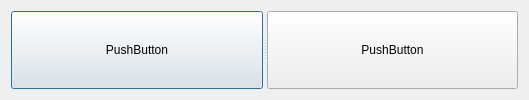
<?xml version="1.0" encoding="UTF-8"?>
<ui version="4.0">
 <class>Dialog</class>
 <widget class="QDialog" name="Dialog">
  <property name="geometry">
   <rect>
    <x>0</x>
    <y>0</y>
    <width>529</width>
    <height>100</height>
   </rect>
  </property>
  <property name="windowTitle">
   <string>Dialog</string>
  </property>
  <layout class="QHBoxLayout" name="horizontalLayout">
   <item>
    <widget class="QSplitter" name="splitter">
     <property name="orientation">
      <enum>Qt::Horizontal</enum>
     </property>
     <widget class="QPushButton" name="pushButton_2">
      <property name="text">
       <string>PushButton</string>
      </property>
     </widget>
     <widget class="QPushButton" name="pushButton">
      <property name="text">
       <string>PushButton</string>
      </property>
     </widget>
    </widget>
   </item>
  </layout>
 </widget>
 <resources/>
 <connections/>
</ui>
